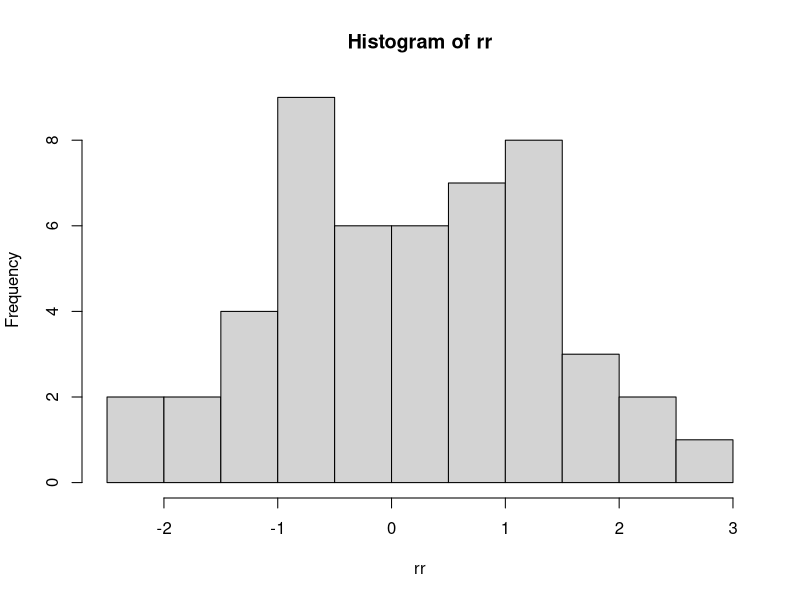
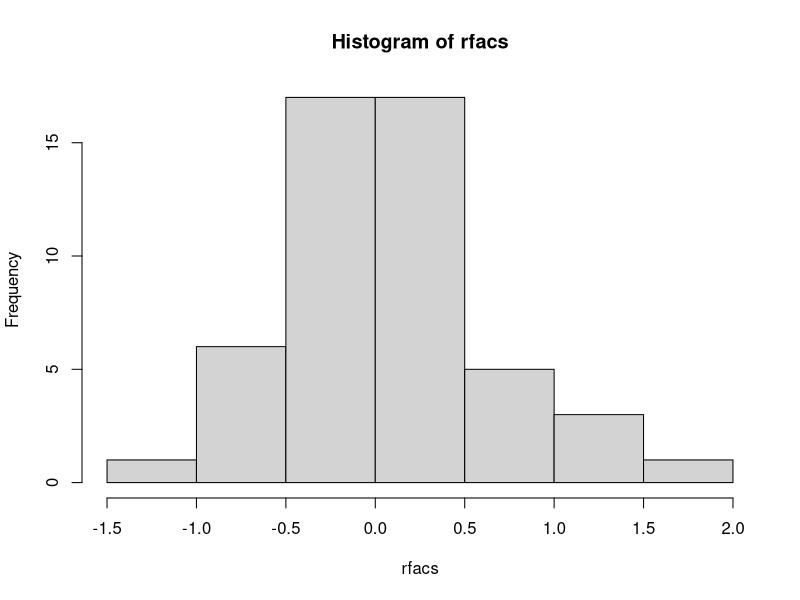
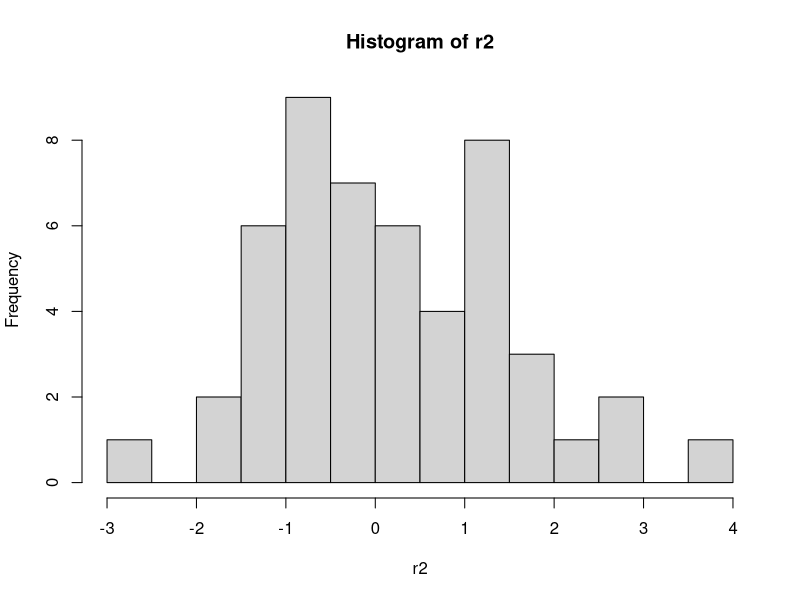
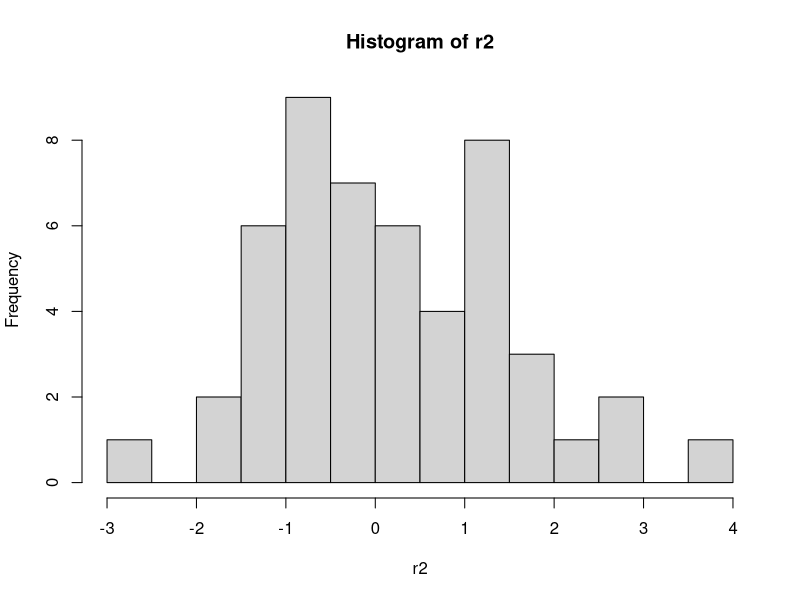
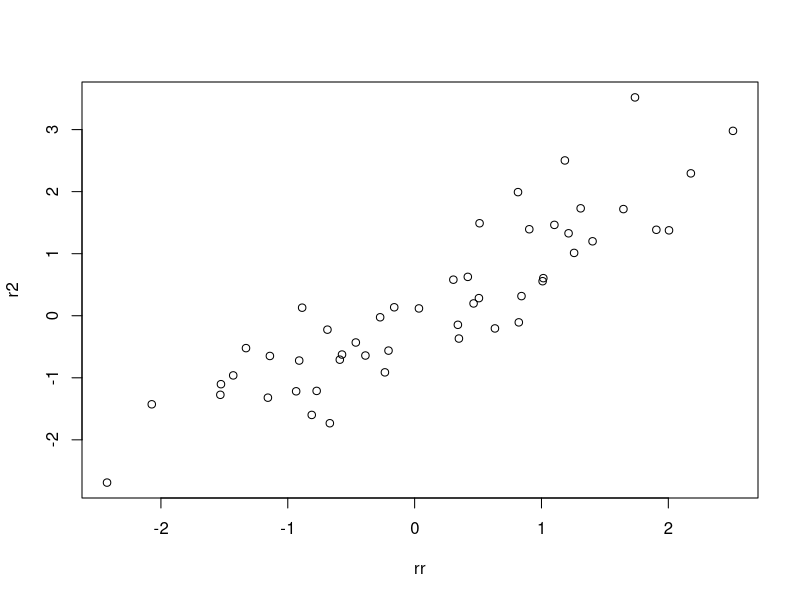

Recreate these plots in R, in order.
#!/usr/bin/env Rscript
# this script s an exercise in basing one random variable 
# off another using a strength paramter.
# the strength parameter is the influence of the first random variable on the second
# the "rest" of the strength (1-sqrt(1-strength^2)) is intensity of the random aspect 
# of the second variable which is not dependent on the first.
# library(ggplot2)
library(Cairo)
N <- 50
nbreaks <- N/5

rr <- rnorm(N)
strength <- 0.95
relement <- 1-sqrt(1-strength^2)
rfacs <- relement*rnorm(N)
r2 <- strength*rr + rfacs

# I submitted this to ChatGPT and what was returned was reasonable:

# It looks like you've provided some R code that generates random numbers using the rnorm function and combines them to create a new random variable r2 with a specified correlation (strength) between rr and rfacs.
# Here's a brief breakdown of what this code does:
# rr <- rnorm(N): Generates N random numbers from a standard normal distribution and assigns them to the variable rr.
# strength <- 0.95: Specifies a correlation strength of 0.95 between rr and rfacs.
# relement <- 1-sqrt(1-strength^2): Calculates the scaling factor relement to achieve the desired correlation. This formula is based on the mathematical relationship between the correlation coefficient and the scaling factor for two variables.
# rfacs <- relement*rnorm(N): Generates N random numbers from a standard normal distribution, multiplies them by the relement scaling factor, and assigns the result to the variable rfacs. These values are intended to be used to introduce the desired correlation with rr.
# r2 <- strength*rr + rfacs: Combines rr and rfacs to create a new random variable r2 with the specified correlation strength.
# The code appears to be correctly implementing the concept of generating correlated random variables using the correlation coefficient strength. If you have any specific questions or need further clarification about this code, please feel free to ask.


# A simple plot() will just give you index point on x and corresponding vector value on y, not so useful
# CairoPNG("rap0.png", 800, 800)
# plot(rr)
# dev.off()


CairoPNG("rap0.png", 800, 800)
hist(rr, breaks =nbreaks)
dev.off()

CairoPNG("rap1.png", 800, 800)
hist(rfacs, breaks =nbreaks)
dev.off()

CairoPNG("rap2.png", 800, 800)
hist(r2, breaks =nbreaks)
dev.off()

CairoPDF("rap2.pdf", 800, 800)
hist(r2, breaks =nbreaks)
dev.off()

CairoPNG("rap3.png", 800, 800)
plot(x=rr, y=r2)
dev.off()
cat(paste0("Cor(rr,rfacs) is ", cor(rr,rfacs)), "\n")
cat(paste0("Cor(rr,r2) is ", cor(rr,r2)), "\n")


# Notes what I'm finding is that when strength is low, there is high correlation between rr and r2.
# I have to "raise" the strength to 0.95 to get a still correlation of 0.85

# So this method is not too great, and works in the opposite way I would have thought.
